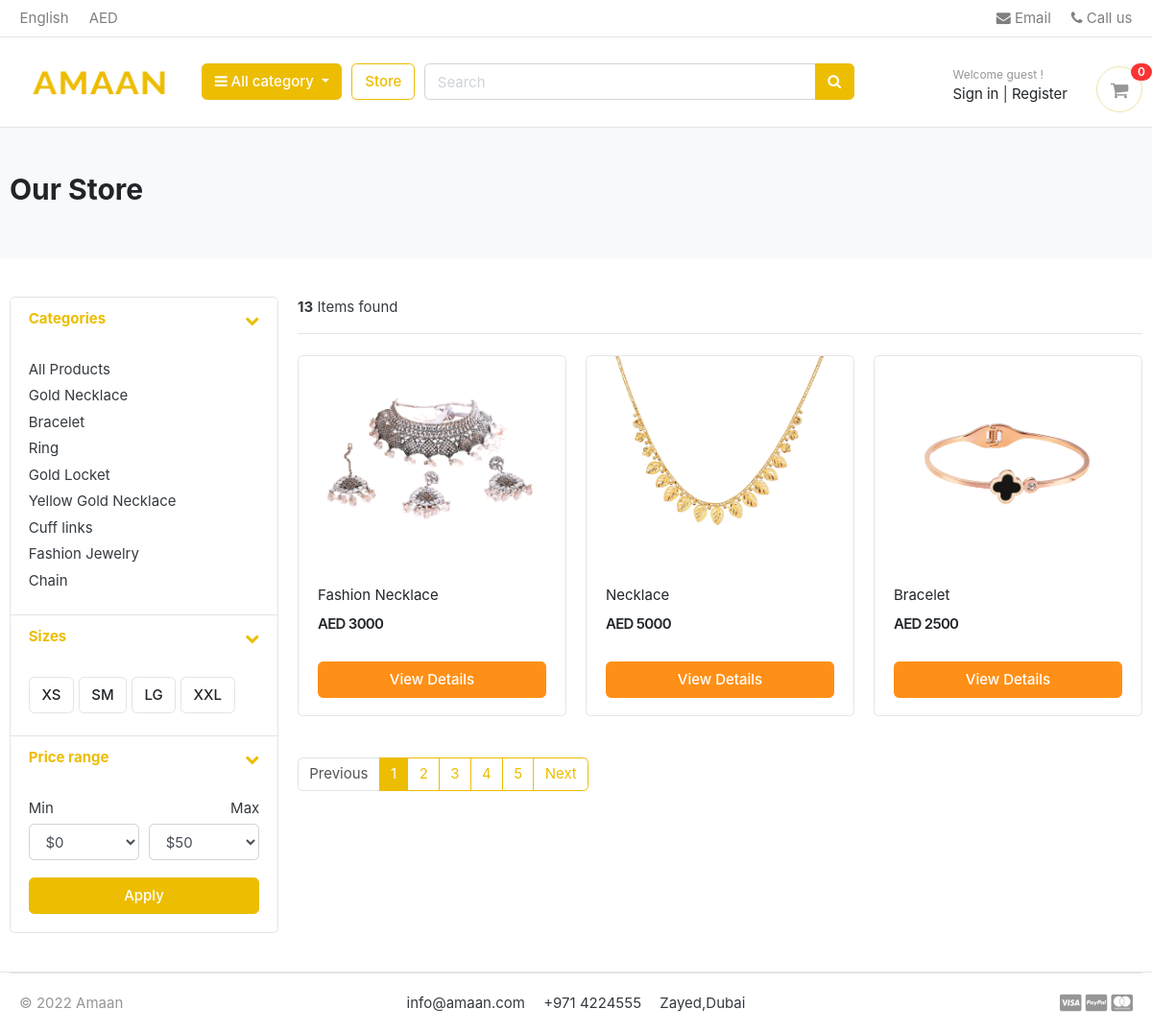
/store/, run on the app's committed database.
### category/models.py (models this page shows, shortened)
class Category(models.Model):
    category_name = models.CharField(max_length=50,unique=True)
    slug = models.SlugField(max_length=100,unique=True)
    description = models.TextField(max_length=225,blank=True)
    cat_image = models.ImageField(upload_to='photos/categories',blank=True)
    class Meta:
        verbose_name = 'category'
        verbose_name_plural = 'categories'
    def get_url(self):
        return reverse('products_by_category', args=[self.slug])

### store/models.py (models this page shows, shortened)
class Product(models.Model):
    product_name = models.CharField(max_length=200, unique=True)
    slug = models.SlugField(max_length=200, unique=True)
    description = models.TextField(max_length=200, blank=True)
    price = models.IntegerField()
    image = models.ImageField(upload_to='photos/products')
    stock = models.IntegerField()
    is_available = models.BooleanField(default=True)
    category = models.ForeignKey(Category, on_delete=models.CASCADE)
    created_date = models.DateTimeField(auto_now_add=True)
    modified_date = models.DateTimeField(auto_now=True)
    def get_url(self):
        return reverse('product_detail', args=[self.category.slug, self.slug])

### store/views.py (the view)
# urls.py: path('store/', include('store.urls')),
def store(request, category_slug=None):
    categories = None
    products = None
    if category_slug != None:
        categories = get_object_or_404(Category, slug=category_slug)
        products = Product.objects.filter(category=categories, is_available=True)
        paginator = Paginator(products, 1)
        page = request.GET.get('page')
        paged_products = paginator.get_page(page)
        product_count = products.count()
    else:
        products = Product.objects.all().filter(is_available=True).order_by('id')
        paginator = Paginator(products, 3)
        page = request.GET.get('page')
        paged_products = paginator.get_page(page)
        product_count = products.count()
    context = {
        'products' : paged_products,
        'product_count' : product_count,
    }
    return render(request, 'store/store.html',  context)

### templates/store/store.html (shortened to what this page needs)
{% extends 'base.html' %}
{% load static %}
{% block content %}
<section class="section-pagetop bg">
    <div class="container">
      {% if 'search' in request.path %}
        <h2 class="title-page">Search Result</h2>
      {% else %}
        <h2 class="title-page">Our Store</h2>
      {% endif %}
    </div>
    </section>
<section class="section-content padding-y">
    <div class="container">
    <div class="row">
        <aside class="col-md-3">
    <div class="card">
        <article class="filter-group">
            <header class="card-header">
                <a href="#" data-toggle="collapse" data-target="#collapse_1" aria-expanded="true" class="">
                    <i class="icon-control fa fa-chevron-down"></i>
                    <h6 class="title">Categories</h6>
                </a>
            </header>
            <div class="filter-content collapse show" id="collapse_1" style="">
                <div class="card-body">
                    <ul class="list-menu">
                        <li><a href="{% url 'store' %}">All Products </a></li>
                        {% for category in links %}
                        <li><a href="{{ category.get_url }}">{{ category.category_name }}</a></li>
                        {% endfor %}
                    </ul>
                </div>
            </div>
        </article>
        <article class="filter-group">
            <header class="card-header">
                <a href="#" data-toggle="collapse" data-target="#collapse_4" aria-expanded="true" class="">
                    <i class="icon-control fa fa-chevron-down"></i>
                    <h6 class="title">Sizes </h6>
                </a>
            </header>
            <div class="filter-content collapse show" id="collapse_4" style="">
                <div class="card-body">
                  <label class="checkbox-btn">
                    <span class="btn btn-light"> XS </span>
                  </label>
                  <label class="checkbox-btn">
                    <span class="btn btn-light"> SM </span>
                  </label>
                  <label class="checkbox-btn">
                    <span class="btn btn-light"> LG </span>
                  </label>
                  <label class="checkbox-btn">
                    <span class="btn btn-light"> XXL </span>
                  </label>
            </div>
            </div>
        </article>
        <article class="filter-group">
            <header class="card-header">
                <a href="#" data-toggle="collapse" data-target="#collapse_3" aria-expanded="true" class="">
                    <i class="icon-control fa fa-chevron-down"></i>
                    <h6 class="title">Price range </h6>
                </a>
            </header>
            <div class="filter-content collapse show" id="collapse_3" style="">
                <div class="card-body">
                    <div class="form-row">
                    <div class="form-group col-md-6">
                      <label>Min</label>
                          <select class="mr-2 form-control">
                            <option value="0">$0</option>
                        </select>
                    </div>
                    <div class="form-group text-right col-md-6">
                      <label>Max</label>
                          <select class="mr-2 form-control">
                            <option value="50">$50</option>
                        </select>
                    </div>
                    </div>
                    <button class="btn btn-block btn-primary">Apply</button>
                </div>
            </div>
        </article>
    </div>
        </aside>
        <main class="col-md-9">
    <header class="border-bottom mb-4 pb-3">
            <div class="form-inline">
                <span class="mr-md-auto"><b>{{ product_count }}</b> Items found </span>
            </div>
    </header>
    <div class="row">
        {% if products %}
        {% for product in products %}
        <div class="col-md-4">
            <figure class="card card-product-grid">
                <div class="img-wrap">
                    <a href="{{ product.get_url }}"><img class="img-fluid" src="{{ product.image.url}}"></a>
                </div>
                <figcaption class="info-wrap">
                    <div class="fix-height">
                        <a href="{{ product.get_url }}" class="title">{{product.product_name }}</a>
                        <div class="price-wrap mt-2">
                            <span class="price">AED {{ product.price }}</span>
                        </div>
                    </div>
                    <a href="{{ product.get_url }}" class="btn btn-block btn-warning">View Details</a>
                </figcaption>
            </figure>
        </div>
        {% endfor %}
        {% else %}
        <div>
            <h2>No result found.Please try again.</h2>
        </div>
        {% endif %}
    </div>
    <nav class="mt-4" aria-label="Page navigation sample">
     {% if  products.has_other_pages %}
        <ul class="pagination">
           {% if products.has_previous %}
           <li class="page-item"><a class="page-link" href="?page={{products.previous_page_number}}">Previous</a></li>
           {% else %}
           <li class="page-item disabled"><a class="page-link" href="#">Previous</a></li>
           {% endif %}
           {% for i in products.paginator.page_range %}
              {% if products.number == i %}
                 <li class="page-item active"><a class="page-link" href="#">{{i}}</a></li>
              {% else %}
                 <li class="page-item"><a class="page-link" href="?page={{i}}">{{i}}</a></li>
              {% endif %}
           {% endfor %}
           {% if products.has_next %}
             <li class="page-item"><a class="page-link" href="?page={{products.next_page_number}}">Next</a></li>
           {% else %}
             <li class="page-item disabled"><a class="page-link" href="#">Next</a></li>
           {% endif %}
        </ul>
     {% endif %}
    </nav>
        </main>
    </div>
    </div>
    </section>
{% endblock %}

### templates/base.html (shortened to what this page needs)
{% load static %}
<!DOCTYPE HTML>
<html lang="en">
<head>
<link href="{% static 'css/bootstrap.css' %}" rel="stylesheet" type="text/css"/>
<link href="{% static 'fonts/fontawesome/css/all.min.css' %}" type="text/css" rel="stylesheet">
<link href="{% static 'css/ui.css' %}" rel="stylesheet" type="text/css"/>
<link href="{% static 'css/responsive.css' %}" rel="stylesheet" media="only screen and (max-width: 1200px)" />
<link href="{% static 'css/style.css' %}" rel="stylesheet" type="text/css"/>
<link rel="stylesheet" href="https://cdnjs.cloudflare.com/ajax/libs/font-awesome/4.7.0/css/font-awesome.min.css">
</head>
<body>
    {% include 'includes/navbar.html'%}
    {% block content %}{% endblock %}
    {% include 'includes/footer.html'%}

### templates/includes/navbar.html (shortened to what this page needs)
{% load static%}
<header class="section-header">
    <nav class="navbar p-md-0 navbar-expand-sm navbar-light border-bottom">
    <div class="container">
      <div class="collapse navbar-collapse" id="navbarTop4">
        <ul class="navbar-nav mr-auto">
            <li class="nav-item dropdown">
                 <a href="#" class="nav-link">   English </a>
            </li>
            <li class="nav-item dropdown">
                <a href="#" class="nav-link"> AED </a>
            </li>
        </ul>
        <ul class="navbar-nav">
            <li><a href="#" class="nav-link"> <i class="fa fa-envelope"></i> Email </a></li>
            <li><a href="#" class="nav-link"> <i class="fa fa-phone"></i> Call us </a></li>
        </ul>
      </div>
    </div>
    </nav>
    <section class="header-main border-bottom">
        <div class="container">
    <div class="row align-items-center justify-content-around ">
        <div class="col-lg-2 col-md-3 col-6">
            <a href="{% url 'home' %}" class="brand-wrap">
                <img class="logo w-100" src="{% static './images/logo1.png' %}" >
            </a>
        </div>
        <div class="col-lg col-sm col-md col-6 flex-grow-0">
            <div class="category-wrap dropdown d-inline-block float-right">
                <button type="button" class="btn btn-primary dropdown-toggle" data-toggle="dropdown">
                    <i class="fa fa-bars"></i> All category
                </button>
            </div>
        </div>
        <a href="{% url 'store' %}" class="btn btn-outline-primary">Store</a>
        <div class="col-lg  col-md-6 col-sm-12 col d-none d-md-block">
            <form action="{% url 'search' %}" class="search " method="GET">
                <div class="input-group w-100">
                    <input type="text" class="form-control search-bar " style="width:60%;" placeholder="Search"  name="keyword"  required>
                    <div class="input-group-append">
                      <button class="btn btn-primary" type="submit">
                        <i class="fa fa-search "></i>
                      </button>
                    </div>
                </div>
            </form>
        </div>
        <div class="col-lg-3 col-sm-6 col-8 order-2 order-lg-3">
                    <div class="d-flex justify-content-end mb-3 mb-lg-0 mt-3">
                        {% if user.id is None%}
                        <div class="widget-header ">
                            <small class="title text-muted">Welcome guest !</small>
                            <div>
                                <a class="text-dark" href="{% url 'login' %}">Sign in</a> <span class="dark-transp"> | </span>
                                <a class="text-dark" href="{% url 'register' %}"> Register</a>
                            </div>
                        </div>
                        {% else %}
                        <div class="widget-header ">
                            <small class="title text-muted">Welcome {{user.first_name}} 🎉</small>
                            <div>
                                <a class="text-dark" href="{% url 'dashboard' %}">Dashboard</a> <span class="dark-transp"> | </span>
                                <a class="text-dark" href="{% url 'logout' %}"> Logout</a>
                        {% endif %}
                        <a href="{% url 'cart' %}" class="widget-header pl-3 ml-3">
                            <div class="icon icon-sm rounded-circle border"><i class="fa fa-shopping-cart"></i></div>
                            <span class="badge badge-pill badge-danger notify">{{cart_count}}</span>
                        </a>
                    </div>
                </div>
    </div>
        </div>
    </section>
    </header>

### templates/includes/footer.html
<footer class="section-footer border-top">
	<div class="container">
		<section class="footer-bottom border-top d-flex ">
			<div class="col-md-2">
				<p class="text-muted"> &copy 2022 Amaan </p>
			</div>
			<div class="col-md-8 text-md-center">
				<span  class="px-2">info@amaan.com</span>
				<span  class="px-2">+971 4224555</span>
				<span  class="px-2">Zayed,Dubai</span>
			</div>
			<div class="col-md-2 text-md-right text-muted">
				<i class="fab fa-lg fa-cc-visa"></i>
				<i class="fab fa-lg fa-cc-paypal"></i>
				<i class="fab fa-lg fa-cc-mastercard"></i>
			</div>
		</section>
	</div>
</footer>

### data on the page
Category: category_name "Gold Necklace"
Category: category_name "Bracelet"
Category: category_name "Ring"
Category: category_name "Gold Locket"
Category: category_name "Yellow Gold Necklace"
Category: category_name "Cuff links"
Category: category_name "Fashion Jewelry"
Category: category_name "Chain"
Product: image (picture), product_name "Fashion Necklace", price "3000"
Product: image (picture), product_name "Necklace", price "5000"
Product: image (picture), product_name "Bracelet", price "2500"

### other printed values
{{ cart_count }} "0"
{{ product_count }} "13"
{{ i }} "1"
{{ i }} "2" "3" "4" "5"
